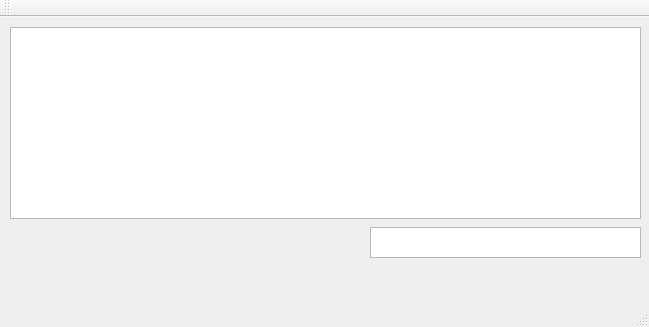
<?xml version="1.0" encoding="UTF-8"?>
<ui version="4.0">
 <class>MainWindow</class>
 <widget class="QMainWindow" name="MainWindow">
  <property name="geometry">
   <rect>
    <x>0</x>
    <y>0</y>
    <width>649</width>
    <height>327</height>
   </rect>
  </property>
  <property name="windowTitle">
   <string>MainWindow</string>
  </property>
  <widget class="QWidget" name="centralWidget">
   <widget class="QTableView" name="tableView">
    <property name="geometry">
     <rect>
      <x>10</x>
      <y>10</y>
      <width>631</width>
      <height>192</height>
     </rect>
    </property>
    <property name="font">
     <font>
      <pointsize>10</pointsize>
     </font>
    </property>
   </widget>
   <widget class="QTextEdit" name="textEdit2">
    <property name="geometry">
     <rect>
      <x>370</x>
      <y>210</y>
      <width>271</width>
      <height>31</height>
     </rect>
    </property>
   </widget>
  </widget>
  <widget class="QMenuBar" name="menuBar">
   <property name="geometry">
    <rect>
     <x>0</x>
     <y>0</y>
     <width>649</width>
     <height>21</height>
    </rect>
   </property>
  </widget>
  <widget class="QToolBar" name="mainToolBar">
   <attribute name="toolBarArea">
    <enum>TopToolBarArea</enum>
   </attribute>
   <attribute name="toolBarBreak">
    <bool>false</bool>
   </attribute>
  </widget>
  <widget class="QStatusBar" name="statusBar"/>
 </widget>
 <layoutdefault spacing="6" margin="11"/>
 <resources/>
 <connections/>
</ui>
